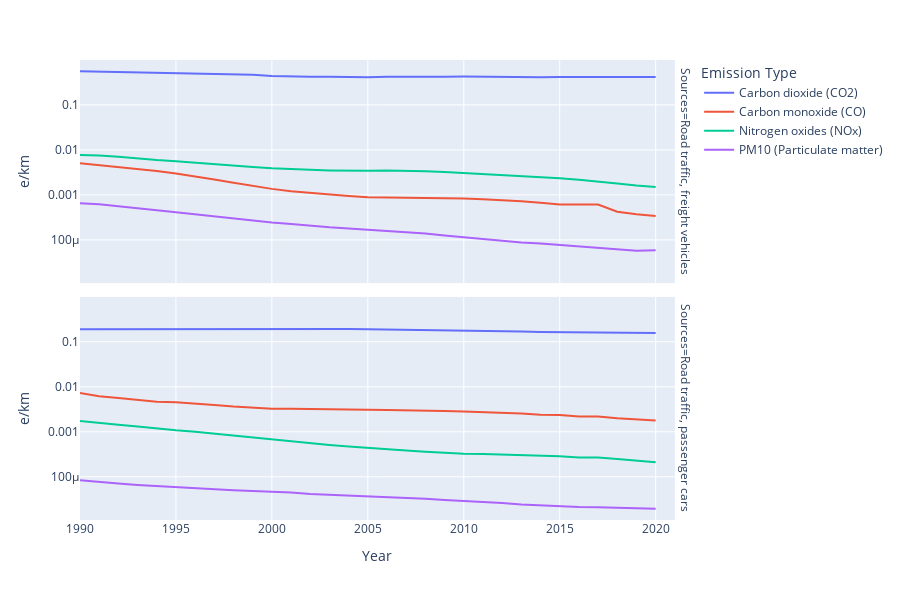

Source (notebook cell):
### Markdown cell above
# Graphs and stuff

### Code cell
px.line(vehicle_data, x="Year", y="e/km", color="Emission Type", facet_row="Sources", log_y=True, height=600)

### Figure 1 — Plotly figure (JSON) as saved in the notebook; plotly's stock layout.template omitted (floating-point values rounded to 4 significant figures)
{"data": [{"hovertemplate": "Emission Type=Carbon dioxide (CO2)<br>Sources=Road traffic, freight vehicles<br>Year=%{x}<br>e/km=%{y}<extra></extra>", "legendgroup": "Carbon dioxide (CO2)", "line": {"color": "#636efa", "dash": "solid"}, "marker": {"symbol": "circle"}, "mode": "lines", "name": "Carbon dioxide (CO2)", "orientation": "v", "showlegend": true, "type": "scatter", "x": [1990, 1991, 1992, 1993, 1994, 1995, 1996, 1997, 1998, 1999, 2000, 2001, 2002, 2003, 2004, 2005, 2006, 2007, 2008, 2009, 2010, 2011, 2012, 2013, 2014, 2015, 2016, 2017, 2018, 2019, 2020, 2021], "xaxis": "x2", "y": [0.5612, 0.55, 0.5367, 0.5129, 0.5106, 0.5087, 0.4997, 0.4868, 0.4742, 0.469, 0.4386, 0.4263, 0.4222, 0.4191, 0.4138, 0.4129, 0.4215, 0.4169, 0.4211, 0.4222, 0.4248, 0.4179, 0.4185, 0.4144, 0.4102, 0.4176, 0.4167, 0.414, 0.4127, 0.4086, 0.415, null], "yaxis": "y2"}, {"hovertemplate": "Emission Type=Carbon dioxide (CO2)<br>Sources=Road traffic, passenger cars<br>Year=%{x}<br>e/km=%{y}<extra></extra>", "legendgroup": "Carbon dioxide (CO2)", "line": {"color": "#636efa", "dash": "solid"}, "marker": {"symbol": "circle"}, "mode": "lines", "name": "Carbon dioxide (CO2)", "orientation": "v", "showlegend": false, "type": "scatter", "x": [1990, 1991, 1992, 1993, 1994, 1995, 1996, 1997, 1998, 1999, 2000, 2001, 2002, 2003, 2004, 2005, 2006, 2007, 2008, 2009, 2010, 2011, 2012, 2013, 2014, 2015, 2016, 2017, 2018, 2019, 2020, 2021], "xaxis": "x", "y": [0.1893, 0.1897, 0.1902, 0.1903, 0.1913, 0.1913, 0.1907, 0.1914, 0.1906, 0.1912, 0.191, 0.191, 0.1912, 0.1909, 0.1911, 0.1889, 0.1871, 0.182, 0.1807, 0.1783, 0.1759, 0.1739, 0.1707, 0.1686, 0.1659, 0.1646, 0.1634, 0.1625, 0.1613, 0.1595, 0.1576, null], "yaxis": "y"}, {"hovertemplate": "Emission Type=Carbon monoxide (CO)<br>Sources=Road traffic, freight vehicles<br>Year=%{x}<br>e/km=%{y}<extra></extra>", "legendgroup": "Carbon monoxide (CO)", "line": {"color": "#EF553B", "dash": "solid"}, "marker": {"symbol": "circle"}, "mode": "lines", "name": "Carbon monoxide (CO)", "orientation": "v", "showlegend": true, "type": "scatter", "x": [1990, 1991, 1992, 1993, 1994, 1995, 1996, 1997, 1998, 1999, 2000, 2001, 2002, 2003, 2004, 2005, 2006, 2007, 2008, 2009, 2010, 2011, 2012, 2013, 2014, 2015, 2016, 2017, 2018, 2019, 2020, 2021], "xaxis": "x2", "y": [0.005066, 0.004609, 0.004153, 0.003759, 0.003394, 0.002999, 0.002597, 0.002202, 0.001866, 0.001589, 0.001361, 0.001205, 0.001098, 0.001003, 0.0009465, 0.0008905, 0.0008843, 0.0008702, 0.0008581, 0.0008565, 0.0008292, 0.0008027, 0.0007736, 0.0007241, 0.000672, 0.0006093, 0.0006129, 0.0006131, 0.0004243, 0.0003704, 0.0003406, null], "yaxis": "y2"}, {"hovertemplate": "Emission Type=Carbon monoxide (CO)<br>Sources=Road traffic, passenger cars<br>Year=%{x}<br>e/km=%{y}<extra></extra>", "legendgroup": "Carbon monoxide (CO)", "line": {"color": "#EF553B", "dash": "solid"}, "marker": {"symbol": "circle"}, "mode": "lines", "name": "Carbon monoxide (CO)", "orientation": "v", "showlegend": false, "type": "scatter", "x": [1990, 1991, 1992, 1993, 1994, 1995, 1996, 1997, 1998, 1999, 2000, 2001, 2002, 2003, 2004, 2005, 2006, 2007, 2008, 2009, 2010, 2011, 2012, 2013, 2014, 2015, 2016, 2017, 2018, 2019, 2020, 2021], "xaxis": "x", "y": [0.007241, 0.006192, 0.005618, 0.005111, 0.004672, 0.00451, 0.004266, 0.003924, 0.00363, 0.003415, 0.003255, 0.003231, 0.003218, 0.003214, 0.003151, 0.003093, 0.003038, 0.003015, 0.002963, 0.002899, 0.002834, 0.002752, 0.002637, 0.002546, 0.002406, 0.002348, 0.002199, 0.002181, 0.002007, 0.00187, 0.001793, null], "yaxis": "y"}, {"hovertemplate": "Emission Type=Nitrogen oxides (NOx)<br>Sources=Road traffic, freight vehicles<br>Year=%{x}<br>e/km=%{y}<extra></extra>", "legendgroup": "Nitrogen oxides (NOx)", "line": {"color": "#00cc96", "dash": "solid"}, "marker": {"symbol": "circle"}, "mode": "lines", "name": "Nitrogen oxides (NOx)", "orientation": "v", "showlegend": true, "type": "scatter", "x": [1990, 1991, 1992, 1993, 1994, 1995, 1996, 1997, 1998, 1999, 2000, 2001, 2002, 2003, 2004, 2005, 2006, 2007, 2008, 2009, 2010, 2011, 2012, 2013, 2014, 2015, 2016, 2017, 2018, 2019, 2020, 2021], "xaxis": "x2", "y": [0.007724, 0.007533, 0.007035, 0.006354, 0.005941, 0.005625, 0.005189, 0.004774, 0.004403, 0.004192, 0.003907, 0.003706, 0.003601, 0.003505, 0.003421, 0.00342, 0.003484, 0.003449, 0.003345, 0.003223, 0.003064, 0.002942, 0.002811, 0.002648, 0.002483, 0.002344, 0.00217, 0.001994, 0.001799, 0.001619, 0.001503, null], "yaxis": "y2"}, {"hovertemplate": "Emission Type=Nitrogen oxides (NOx)<br>Sources=Road traffic, passenger cars<br>Year=%{x}<br>e/km=%{y}<extra></extra>", "legendgroup": "Nitrogen oxides (NOx)", "line": {"color": "#00cc96", "dash": "solid"}, "marker": {"symbol": "circle"}, "mode": "lines", "name": "Nitrogen oxides (NOx)", "orientation": "v", "showlegend": false, "type": "scatter", "x": [1990, 1991, 1992, 1993, 1994, 1995, 1996, 1997, 1998, 1999, 2000, 2001, 2002, 2003, 2004, 2005, 2006, 2007, 2008, 2009, 2010, 2011, 2012, 2013, 2014, 2015, 2016, 2017, 2018, 2019, 2020, 2021], "xaxis": "x", "y": [0.001743, 0.001607, 0.00144, 0.001308, 0.00118, 0.001084, 0.001009, 0.0009111, 0.0008273, 0.0007572, 0.000676, 0.00061, 0.0005517, 0.0005081, 0.0004693, 0.0004352, 0.0004071, 0.0003825, 0.0003625, 0.0003389, 0.0003255, 0.0003196, 0.0003113, 0.0002994, 0.0002864, 0.0002874, 0.0002683, 0.000268, 0.0002501, 0.0002328, 0.0002115, null], "yaxis": "y"}, {"hovertemplate": "Emission Type=PM10 (Particulate matter)<br>Sources=Road traffic, freight vehicles<br>Year=%{x}<br>e/km=%{y}<extra></extra>", "legendgroup": "PM10 (Particulate matter)", "line": {"color": "#ab63fa", "dash": "solid"}, "marker": {"symbol": "circle"}, "mode": "lines", "name": "PM10 (Particulate matter)", "orientation": "v", "showlegend": true, "type": "scatter", "x": [1990, 1991, 1992, 1993, 1994, 1995, 1996, 1997, 1998, 1999, 2000, 2001, 2002, 2003, 2004, 2005, 2006, 2007, 2008, 2009, 2010, 2011, 2012, 2013, 2014, 2015, 2016, 2017, 2018, 2019, 2020, 2021], "xaxis": "x2", "y": [0.0006498, 0.0006196, 0.0005623, 0.0005008, 0.0004565, 0.000414, 0.0003719, 0.0003264, 0.0002918, 0.000268, 0.0002442, 0.0002262, 0.0002068, 0.0001905, 0.0001803, 0.00017, 0.0001612, 0.0001498, 0.000139, 0.0001258, 0.0001144, 0.0001076, 9.722e-05, 8.724e-05, 8.291e-05, 7.67e-05, 7.354e-05, 6.768e-05, 6.229e-05, 5.728e-05, 5.872e-05, null], "yaxis": "y2"}, {"hovertemplate": "Emission Type=PM10 (Particulate matter)<br>Sources=Road traffic, passenger cars<br>Year=%{x}<br>e/km=%{y}<extra></extra>", "legendgroup": "PM10 (Particulate matter)", "line": {"color": "#ab63fa", "dash": "solid"}, "marker": {"symbol": "circle"}, "mode": "lines", "name": "PM10 (Particulate matter)", "orientation": "v", "showlegend": false, "type": "scatter", "x": [1990, 1991, 1992, 1993, 1994, 1995, 1996, 1997, 1998, 1999, 2000, 2001, 2002, 2003, 2004, 2005, 2006, 2007, 2008, 2009, 2010, 2011, 2012, 2013, 2014, 2015, 2016, 2017, 2018, 2019, 2020, 2021], "xaxis": "x", "y": [8.428e-05, 7.639e-05, 7.09e-05, 6.584e-05, 6.219e-05, 5.942e-05, 5.617e-05, 5.272e-05, 5.044e-05, 4.861e-05, 4.721e-05, 4.456e-05, 4.156e-05, 4.004e-05, 3.802e-05, 3.718e-05, 3.583e-05, 3.424e-05, 3.259e-05, 3.054e-05, 2.932e-05, 2.817e-05, 2.618e-05, 2.422e-05, 2.314e-05, 2.284e-05, 2.135e-05, 2.111e-05, 2.084e-05, 1.993e-05, 1.943e-05, null], "yaxis": "y"}], "layout": {"annotations": [{"font": {}, "showarrow": false, "text": "Sources=Road traffic, passenger cars", "textangle": 90, "x": 0.98, "xanchor": "left", "xref": "paper", "y": 0.2425, "yanchor": "middle", "yref": "paper"}, {"font": {}, "showarrow": false, "text": "Sources=Road traffic, freight vehicles", "textangle": 90, "x": 0.98, "xanchor": "left", "xref": "paper", "y": 0.7575, "yanchor": "middle", "yref": "paper"}], "height": 600, "legend": {"title": {"text": "Emission Type"}, "tracegroupgap": 0}, "margin": {"t": 60}, "xaxis": {"anchor": "y", "autorange": true, "domain": [0, 0.98], "range": [1990, 2021], "title": {"text": "Year"}, "type": "linear"}, "xaxis2": {"anchor": "y2", "autorange": true, "domain": [0, 0.98], "matches": "x", "range": [1990, 2021], "showticklabels": false, "type": "linear"}, "yaxis": {"anchor": "x", "autorange": true, "domain": [0, 0.485], "range": [-4.959, -0.003051], "title": {"text": "e/km"}, "type": "log"}, "yaxis2": {"anchor": "x2", "autorange": true, "domain": [0.515, 1], "matches": "y", "range": [-4.959, -0.003051], "title": {"text": "e/km"}, "type": "log"}}}
